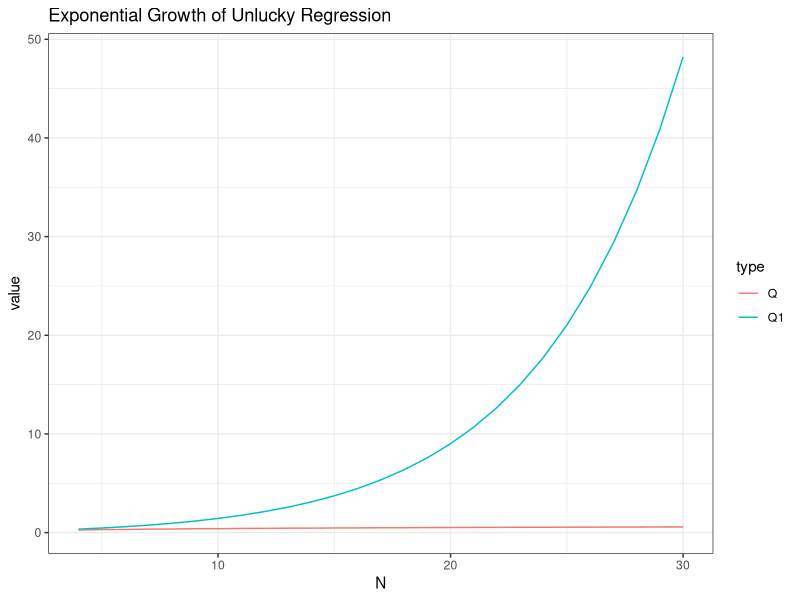
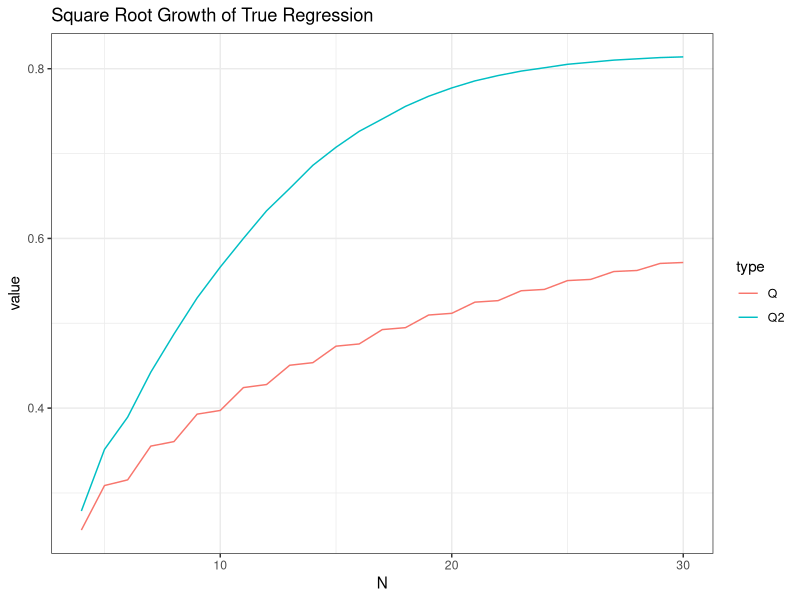
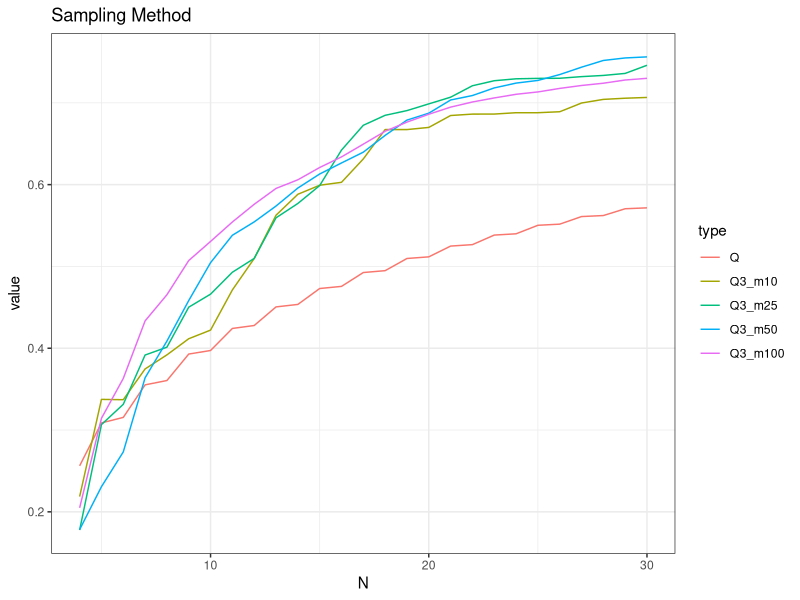

Reproduce these figures in R, in order.
## ---- chunk 1
#generate the process sample space(merged binomial tree)
sim.Price_Bin <- function(N=50, u=3/2, d=2/3, x0 =1){
  x <- matrix(0, nrow = N+1, ncol = N+1)
  
  for(i in 1: (N+1)){
    for(j in 1:i){
      x[i, j]=x0*u^(j-1)*d^(i-j)
    
    }
    
  }
  return(x)
  
}


#generate the corresponding probability
sim.Prob_Bin <- function(N=50, p = 0.4121){
  pi <- matrix(0, nrow = N+1, ncol = N+1)
  
  for(i in 1: (N+1)){
    for(j in 1:i){
      pi[i,j] <- dbinom(x = j-1, size = i-1, prob = p )
      
    }
    
  }
  return(pi)
  
}


#payoff function
g <- function(x, strike = 1){
  return(pmax(0, strike - x))
  
}


#Expectation operator 
P <- function(state, p = 0.4121){
  return(sum(state*c(1-p, p)))
  
}


#some parameters
x_strike <- 1
alpha <- 0.99
p = 0.4121
x0=1.1
u = 3/2
d = 2/3


#exact value of J
J.exact <- function(N=25,...){
  J <- matrix(0, nrow = N+1, ncol = N+1)

  J[N+1,] <- g(x[N+1,],x_strike)
  
  for(i in N:1){
    for(j in 1:i){
      J[i,j] <- pmax(g(x[i,j],x_strike), alpha * P(J[i+1,c(j,j+1)],p))
      
    }
    
  }
  return(J[1,1])
  
}


#exact Q function
Q.exact <- function(N=25,...){
  Q <- matrix(0, nrow = N+1, ncol = N+1)
  
  Q[N+1,] <- g(x[N+1,],x_strike)
  
  for(j in 1:N){
    Q[N, j] <- alpha * P(Q[N+1,c(j,j+1)], p)
    
  }
  
  for(i in (N-1):1){
    for(j in 1:i){
      Q[i,j] <- alpha * P(pmax(g(x[i+1,c(j, j+1)],x_strike), Q[i+1,c(j,j+1)]), p)
      
    }
    
  }
  return(Q[1,1])
  
}


##Regression with fictitious pi
dim <- 3
S <- seq(from = 0.1, to = 2, by = 0.1)


#feature mapping
phi1 <- function(x){
  return(rep(1, length(x)))
  
}


phi2 <- function(x){
  return(x)
  
}


phi3 <- function(x){
  return(x^2)
  
}


#conbind features to get input matrix
phi <- function(x, dim = 3, base = list(phi1, phi2, phi3)){
  base_Mat <- matrix(0, nrow = length(x), ncol = dim)
  
  for( j in 1:dim){
    base_Mat[,j] <- base[[j]](x)
    
  }
  return(base_Mat)
  
}


#Regression with gussing probability
Q1.approx <- function(N=25,...){
  r <- matrix(0, ncol = N, nrow = dim )
  Q1 <- matrix(0, nrow = N, ncol = length(S))
  
  for(j in 1:length(S)){
    Q1[N, j] <- alpha * P(g(c(S[j]*d, S[j]*u)),p)
    
  }
  
  r[, N] <- solve((t(phi(S)) %*% phi(S)), t(phi(S)) %*% Q1[N,])
  
  for (i in (N-1):1){
    for(j in 1:length(S)){
      
      Q1[i, j] <- alpha*P(pmax(g(c(S[j]*d, S[j]*u)), 
                               c(phi(S[j]*d) %*% r[,i+1], phi(S[j]*u) %*% r[,i+1])))
      
    }
    
    r[, i] <- solve((t(phi(S)) %*% phi(S)), t(phi(S)) %*% Q1[i,])
    
  }
  Q1_0 <- phi(S[11]) %*% r[,1]
  return(Q1_0)
  
}


#Regression with true probability
Q2.approx.pop <- function(N=25,...){
  r2 <- matrix(0, ncol = N, nrow = dim )
  Q2<- matrix(0, nrow = N, ncol =  N)
  
  for(j in 1:N){
    Q2[N, j] <- alpha * P(g(x[N+1,])[c(j,j+1)], p)
    
  }
  
  r2[,N] <- solve(t(phi(x[N,1:N])) %*% (phi(x[N, 1:N])*pi[N,1:N]), 
                  t(phi(x[N, 1:N]))%*% (Q2[N,1:N] *pi[N,1:N])) 
  
  Q2[N,] <- phi(x[N,1:N]) %*% r2[,N]
  
  for(i in (N-1):dim){
    for(j in 1:i){
      Q2[i,j] <- alpha * P(pmax(g(x[i+1,c(j, j+1)]), Q2[i+1,c(j,j+1)]), p)
      
    }
    
    r2[,i] <- solve(t(phi(x[i,1:i])) %*% (phi(x[i,1:i]) * pi[i,1:i]),
                    t(phi(x[i, 1:i])) %*% (Q2[i, 1:i]* pi[i,1:i]))
    
    Q2[i, 1:i ] <- phi(x[i,1:i]) %*% r2[,i]
    
  }
  
  for(i in (dim-1):1){
    for(j in 1:i){
      Q2[i,j] <- alpha * P(pmax(g(x[i+1,c(j, j+1)]), Q2[i+1,c(j,j+1)]), p)
      
    }
    
  }
  return(Q2[1,1])
  
}


#simulate trajectories
sim.Trajectory <- function(m = 10, N=25, x0 = 1.1,...){
  traj <- matrix(0, nrow = m, ncol = N+1)
  traj[,1] <- x0
  
  for(j in 2:ncol(traj)){
    traj[,j] <- traj[,j-1]*ifelse(rbinom(m,1,prob = p), u, d)
    
  }
  return(traj)
  
}


#Regression with sampling from true probability
Q3.approx.sim <- function(N=25,m=10,...){
  r3 <- matrix(0, ncol = N, nrow = dim )
  
  Q3<- matrix(0, nrow = N, ncol =  m)
  
  for(j in 1:m){
    Q3[N,j] <- alpha * g(traj[j,N+1])
    
  }
  
  r3[,N] <- solve(t(phi(traj[,N])) %*% phi(traj[,N]), 
                  t(phi(traj[,N])) %*% Q3[N,])
  
  Q3[N,] <- phi(traj[,N]) %*% r3[,N]
  
  for(i in (N-1):dim){
    for(j in 1:m){
      Q3[i,j] <- alpha * pmax(g(traj[j,i+1]), Q3[i+1, j])
      
    }
    
    r3[,i] <- solve(t(phi(traj[,i])) %*% phi(traj[,i]), 
                    t(phi(traj[,i])) %*% Q3[i,])
    
    Q3[i,] <- phi(traj[,i]) %*% r3[,i]
    
  }
  
  for(i in (dim-1):1){
    Q3[i,] <- phi(traj[,i]) %*% r3[,dim] 
    
  }
  return(Q3[1,1])
  
}


#Caculate
Q_collect <-numeric(30-dim)
Q1_collect <-numeric(30-dim)
Q2_collect <- numeric(30-dim)
Q3_collect <- matrix(0, nrow = 30-dim, ncol = 4 )


#simulation sample size
m <- c(10, 25, 50, 100)

for(N in 4:30){
  x <- sim.Price_Bin(N=N, x0 = x0)
  
  pi <- sim.Prob_Bin(N=N, p = p)
  
  Q_collect[N-dim]<- Q.exact(N=N)
  
  Q1_collect[N-dim] <- Q1.approx(N=N)
  
  Q2_collect[N-dim] <- Q2.approx.pop(N=N)
  
  for(j in 1:length(m)){
    set.seed(1111)
    traj <- sim.Trajectory(N=N, m=m[j])
    
    Q3_collect[N-dim,j] <- Q3.approx.sim(N=N,m = m[j])

  }
  
}

library(ggplot2)
library(reshape2)

## ---- chunk 2

tbl <- data.frame(N=4:30, Q=Q_collect, Q1=Q1_collect)
tbl <- melt(tbl, id.vars = "N", variable.name = "type")


ggplot(aes(x = N, y = value, color = type), data = tbl)+
  geom_line()+
  theme_bw()+
  ggtitle("Exponential Growth of Unlucky Regression")

## ---- chunk 3
tbl2 <- data.frame(N=4:30, Q=Q_collect, Q2=Q2_collect)
tbl2 <- melt(tbl2, id.vars = "N", variable.name = "type")


ggplot(aes(x = N, y = value, color = type), data = tbl2)+
  geom_line()+
  theme_bw()+
  ggtitle("Square Root Growth of True Regression")

## ---- chunk 4
tbl3 <- data.frame(N=4:30, Q=Q_collect, 
                   Q3_m10 = Q3_collect[,1],
                   Q3_m25 = Q3_collect[,2],
                   Q3_m50 = Q3_collect[,3],
                   Q3_m100 = Q3_collect[,4])
tbl3 <- melt(tbl3, id.vars = "N", variable.name = "type")


ggplot(aes(x = N, y = value, color = type), data = tbl3)+
  geom_line()+
  theme_bw() +
  ggtitle("Sampling Method")
## ---- chunk 5
#generate the process sample space(merged binomial tree)
sim.Price_Bin <- function(N=50, u=3/2, d=2/3, x0 =1){
  x <- matrix(0, nrow = N+1, ncol = N+1)
  
  for(i in 1: (N+1)){
    for(j in 1:i){
      x[i, j]=x0*u^(j-1)*d^(i-j)
    
    }
    
  }
  return(x)
  
}


#generate the corresponding probability
sim.Prob_Bin <- function(N=50, p = 0.4121){
  pi <- matrix(0, nrow = N+1, ncol = N+1)
  
  for(i in 1: (N+1)){
    for(j in 1:i){
      pi[i,j] <- dbinom(x = j-1, size = i-1, prob = p )
      
    }
    
  }
  return(pi)
  
}


#payoff function
g <- function(x, strike = 1){
  return(pmax(0, strike - x))
  
}


#Expectation operator 
P <- function(state, p = 0.4121){
  return(sum(state*c(1-p, p)))
  
}


#some parameters
x_strike <- 1
alpha <- 0.99
p = 0.4121
x0=1.1
u = 3/2
d = 2/3


#exact value of J
J.exact <- function(N=25,...){
  J <- matrix(0, nrow = N+1, ncol = N+1)

  J[N+1,] <- g(x[N+1,],x_strike)
  
  for(i in N:1){
    for(j in 1:i){
      J[i,j] <- pmax(g(x[i,j],x_strike), alpha * P(J[i+1,c(j,j+1)],p))
      
    }
    
  }
  return(J[1,1])
  
}


#exact Q function
Q.exact <- function(N=25,...){
  Q <- matrix(0, nrow = N+1, ncol = N+1)
  
  Q[N+1,] <- g(x[N+1,],x_strike)
  
  for(j in 1:N){
    Q[N, j] <- alpha * P(Q[N+1,c(j,j+1)], p)
    
  }
  
  for(i in (N-1):1){
    for(j in 1:i){
      Q[i,j] <- alpha * P(pmax(g(x[i+1,c(j, j+1)],x_strike), Q[i+1,c(j,j+1)]), p)
      
    }
    
  }
  return(Q[1,1])
  
}


##Regression with fictitious pi
dim <- 3
S <- seq(from = 0.1, to = 2, by = 0.1)


#feature mapping
phi1 <- function(x){
  return(rep(1, length(x)))
  
}


phi2 <- function(x){
  return(x)
  
}


phi3 <- function(x){
  return(x^2)
  
}


#conbind features to get input matrix
phi <- function(x, dim = 3, base = list(phi1, phi2, phi3)){
  base_Mat <- matrix(0, nrow = length(x), ncol = dim)
  
  for( j in 1:dim){
    base_Mat[,j] <- base[[j]](x)
    
  }
  return(base_Mat)
  
}


#Regression with gussing probability
Q1.approx <- function(N=25,...){
  r <- matrix(0, ncol = N, nrow = dim )
  Q1 <- matrix(0, nrow = N, ncol = length(S))
  
  for(j in 1:length(S)){
    Q1[N, j] <- alpha * P(g(c(S[j]*d, S[j]*u)),p)
    
  }
  
  r[, N] <- solve((t(phi(S)) %*% phi(S)), t(phi(S)) %*% Q1[N,])
  
  for (i in (N-1):1){
    for(j in 1:length(S)){
      
      Q1[i, j] <- alpha*P(pmax(g(c(S[j]*d, S[j]*u)), 
                               c(phi(S[j]*d) %*% r[,i+1], phi(S[j]*u) %*% r[,i+1])))
      
    }
    
    r[, i] <- solve((t(phi(S)) %*% phi(S)), t(phi(S)) %*% Q1[i,])
    
  }
  Q1_0 <- phi(S[11]) %*% r[,1]
  return(Q1_0)
  
}


#Regression with true probability
Q2.approx.pop <- function(N=25,...){
  r2 <- matrix(0, ncol = N, nrow = dim )
  Q2<- matrix(0, nrow = N, ncol =  N)
  
  for(j in 1:N){
    Q2[N, j] <- alpha * P(g(x[N+1,])[c(j,j+1)], p)
    
  }
  
  r2[,N] <- solve(t(phi(x[N,1:N])) %*% (phi(x[N, 1:N])*pi[N,1:N]), 
                  t(phi(x[N, 1:N]))%*% (Q2[N,1:N] *pi[N,1:N])) 
  
  Q2[N,] <- phi(x[N,1:N]) %*% r2[,N]
  
  for(i in (N-1):dim){
    for(j in 1:i){
      Q2[i,j] <- alpha * P(pmax(g(x[i+1,c(j, j+1)]), Q2[i+1,c(j,j+1)]), p)
      
    }
    
    r2[,i] <- solve(t(phi(x[i,1:i])) %*% (phi(x[i,1:i]) * pi[i,1:i]),
                    t(phi(x[i, 1:i])) %*% (Q2[i, 1:i]* pi[i,1:i]))
    
    Q2[i, 1:i ] <- phi(x[i,1:i]) %*% r2[,i]
    
  }
  
  for(i in (dim-1):1){
    for(j in 1:i){
      Q2[i,j] <- alpha * P(pmax(g(x[i+1,c(j, j+1)]), Q2[i+1,c(j,j+1)]), p)
      
    }
    
  }
  return(Q2[1,1])
  
}


#simulate trajectories
sim.Trajectory <- function(m = 10, N=25, x0 = 1.1,...){
  traj <- matrix(0, nrow = m, ncol = N+1)
  traj[,1] <- x0
  
  for(j in 2:ncol(traj)){
    traj[,j] <- traj[,j-1]*ifelse(rbinom(m,1,prob = p), u, d)
    
  }
  return(traj)
  
}


#Regression with sampling from true probability
Q3.approx.sim <- function(N=25,m=10,...){
  r3 <- matrix(0, ncol = N, nrow = dim )
  
  Q3<- matrix(0, nrow = N, ncol =  m)
  
  for(j in 1:m){
    Q3[N,j] <- alpha * g(traj[j,N+1])
    
  }
  
  r3[,N] <- solve(t(phi(traj[,N])) %*% phi(traj[,N]), 
                  t(phi(traj[,N])) %*% Q3[N,])
  
  Q3[N,] <- phi(traj[,N]) %*% r3[,N]
  
  for(i in (N-1):dim){
    for(j in 1:m){
      Q3[i,j] <- alpha * pmax(g(traj[j,i+1]), Q3[i+1, j])
      
    }
    
    r3[,i] <- solve(t(phi(traj[,i])) %*% phi(traj[,i]), 
                    t(phi(traj[,i])) %*% Q3[i,])
    
    Q3[i,] <- phi(traj[,i]) %*% r3[,i]
    
  }
  
  for(i in (dim-1):1){
    Q3[i,] <- phi(traj[,i]) %*% r3[,dim] 
    
  }
  return(Q3[1,1])
  
}


#Caculate
Q_collect <-numeric(30-dim)
Q1_collect <-numeric(30-dim)
Q2_collect <- numeric(30-dim)
Q3_collect <- matrix(0, nrow = 30-dim, ncol = 4 )


#simulation sample size
m <- c(10, 25, 50, 100)

for(N in 4:30){
  x <- sim.Price_Bin(N=N, x0 = x0)
  
  pi <- sim.Prob_Bin(N=N, p = p)
  
  Q_collect[N-dim]<- Q.exact(N=N)
  
  Q1_collect[N-dim] <- Q1.approx(N=N)
  
  Q2_collect[N-dim] <- Q2.approx.pop(N=N)
  
  for(j in 1:length(m)){
    set.seed(1111)
    traj <- sim.Trajectory(N=N, m=m[j])
    
    Q3_collect[N-dim,j] <- Q3.approx.sim(N=N,m = m[j])

  }
  
}

library(ggplot2)
library(reshape2)

